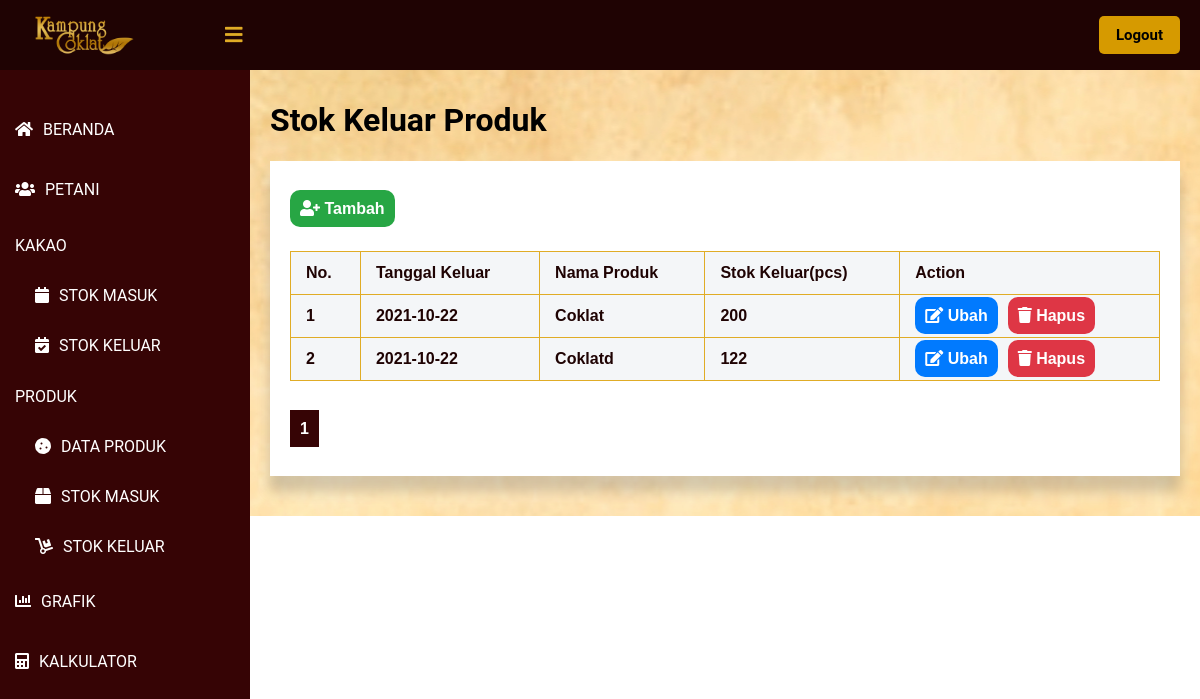
Page /public/lihat_SKP/1 (signed in) on the committed database.
### tables this page shows
CREATE TABLE `stok_keluar_produk` (
  `id_keluar_produk` int(11) NOT NULL,
  `tanggal_keluar` timestamp NOT NULL DEFAULT current_timestamp(),
  `nama_produk` int(11) NOT NULL,
  `stok_keluar` int(11) NOT NULL
);

CREATE TABLE `produk` (
  `id_produk` int(11) NOT NULL,
  `nama_produk` varchar(30) NOT NULL,
  `berat_bersih` int(11) NOT NULL,
  `harga` int(11) NOT NULL,
  `produksi_kakao_kering` int(11) NOT NULL,
  `produksi_kakao_basah` int(11) NOT NULL
);

### app/core/Controller.php (called while the page is built, shortened)
<?php
class Controller {
    public function view($view, $data = [])
    {
        require_once   '../app/views/'.$view.'.php';
    }
}
?>

### app/controllers/Lihat_SKP.php (called while the page is built, shortened)
<?php
class Lihat_SKP extends Controller {
    public function index($page)
    {
        $id_user = $_SESSION['id'];
        $user = $this->model('User_model')->getUserById($id_user);
        $data['keluar_produk'] = $this->model('SKP_model')->getList($page);
        $data['nama'] = $user['nama'];
        $this->view('lihat_SKP/index', $data);
    }
}
?>

### app/core/App.php (called while the page is built, shortened)
<?php
class App {
    protected $method = 'index';
    protected $params = [];
    public function __construct()
    {
        $url = $this->parseURL();
        if ( file_exists('../app/controllers/' . $url[0] . '.php') ) {
            unset($url[0]);
        }
        $this->controller = new $this->controller;
        if ( !empty($url) ) {
            $this->params = array_values($url);
        }
        call_user_func_array([$this->controller, $this->method], $this->params);
    }
    public function parseURL()
    {
        if ( isset($_GET['url']) ) {
            $url = rtrim($_GET['url'], '/');
            $url = filter_var($url, FILTER_SANITIZE_URL);
            $url = explode("/", $url);
            return $url;
        }
    }
}

### public/index.php (called while the page is built, shortened)
<?php
$app = new App;

### app/core/Database.php (called while the page is built, shortened)
<?php
class Database {
    private $host = DB_HOST;
    private $db_name = DB_NAME;
    private $dbh;
    private $stmt;
    public function __construct()
    {
        $dsn = 'mysql:host=' . $this->host . ';dbname=' . $this->db_name;
        try {
            $this->dbh = new PDO($dsn, 'root', '');
        } catch(PDOException $e) {
            die($e->getMessage());
        }
    }
    public function query($query)
    {
        $this->stmt = $this->dbh->prepare($query);
    }
    public function bind($param, $value, $type=null)
    {
        if ( is_null($type) ) {
            switch( true ) {
                default :
                    $type = PDO::PARAM_STR;
            }
        }
        $this->stmt->bindValue($param, $value, $type);
    }
    public function execute()
    {
        $this->stmt->execute();
    }
    public function resultSet()
    {
        $this->execute();
        return $this->stmt->fetchAll(PDO::FETCH_ASSOC);
    }
}

### app/models/SKP_model.php (called while the page is built, shortened)
<?php
class SKP_model {
    private $table = 'stok_keluar_produk';
    private $db;
    public function __construct()
    {
        $this->db = new Database;
    }
    public function getList($page)
    {
        $data = [];
        $jumlahDataSetiapPage = 10;
        $this -> db -> query("SELECT stok_keluar_produk.*, produk.nama_produk, DATE_FORMAT(tanggal_keluar, '%Y-%m-%d') AS tanggal_keluar FROM `" . $this->table . "` LEFT JOIN produk ON produk.id_produk = stok_keluar_produk.nama_produk");
        $jumlahData = $this -> db -> resultSet();
        $jumlahData = count($jumlahData);
        $jumlahPage = ceil($jumlahData / $jumlahDataSetiapPage);
        $halamanSaatIni = ( isset($page) ) ? $page : 1;
        $dataPertama = ($jumlahDataSetiapPage * $halamanSaatIni) - $jumlahDataSetiapPage;
        $this -> db -> query("SELECT stok_keluar_produk.*, produk.nama_produk, DATE_FORMAT(tanggal_keluar, '%Y-%m-%d') AS tanggal_keluar FROM `" . $this->table . "` LEFT JOIN produk ON produk.id_produk = stok_keluar_produk.nama_produk LIMIT $dataPertama, $jumlahDataSetiapPage");
        $daftarData = $this -> db -> resultSet();
        $data['list_data'] = $daftarData;
        $data['halaman_saat_ini'] = $halamanSaatIni;
        $data['jumlah_halaman'] = $jumlahPage;
        return $data;
    }
}

### app/views/lihat_SKP/index.php (the view, shortened to what this page needs)
<!DOCTYPE html>
<html lang=”en”>
<head>
	<link href="<?= BASEURL ?>/css/melihat_petani.css" rel="stylesheet" type="text/css">
    <link rel="stylesheet" href="https://cdnjs.cloudflare.com/ajax/libs/font-awesome/5.12.1/css/all.min.css">
</head>
<body>
    <header>
        <label for="check">
            <i class="fas fa-bars" id="sidebar_btn"></i>
        </label>
        <div class="left_area">
            <img src="http://localhost/KampungCoklat/public/img/Logo-Daun.png">
        </div>
        <div class="right_area">
            <a href="<?= BASEURL ?>/logout" style="color: #000; margin-left: 10px;" class="logout_btn">Logout</a>
        </div>
    </header>
    <div class="sidebar">
        <a class="menu" href="<?= BASEURL ?>/beranda"><i class="fas fa-home"></i><span>BERANDA</span></a>
        <a class="menu" href="<?= BASEURL ?>/lihat_petani/1"><i class="fas fa-users"></i><span>PETANI</span></a>
        <p class="menu2">KAKAO</p>
        <a class="sub_menu" href="<?= BASEURL ?>/lihat_stok/1"><i class="fas fa-calendar"></i><span>STOK MASUK</span></a>
        <a class="sub_menu" href="<?= BASEURL ?>/lihat_SKK/1"><i class="fas fa-calendar-check"></i><span>STOK KELUAR</span></a>
        <p class="menu2">PRODUK</p>
        <a class="sub_menu" href="<?= BASEURL ?>/lihat_produk/1"><i class="fas fa-cookie"></i><span>DATA PRODUK</span></a>
        <a class="sub_menu" href="<?= BASEURL ?>/lihat_SMP/1"><i class="fas fa-box"></i><span>STOK MASUK</span></a>
        <a class="sub_menu" href="<?= BASEURL ?>/lihat_SKP/1"><i class="fas fa-dolly"></i><span>STOK KELUAR</span></a>
        <a class="menu" href="#"><i class="fas fa-chart-bar"></i><span>GRAFIK</span></a>
        <a class="menu" href="#"><i class="fas fa-calculator"></i><span>KALKULATOR</span></a>
    </div>
    <div class="content">
        <div class="card">
            <h1>Stok Keluar Produk</h1>
        </div>
        <div class="card_table">
            <div>
                <div class="card_table1">
                    <br><br>
                    <a href="<?= BASEURL ?>/tambah_SKP" class="tambah"><i class="fas fa-user-plus"></i><span> Tambah</span></a>
                </div>
                </div>
                <div class="card_table2">
                    <table class="tabelMahasiswa" width="60%">
                        <tr>
                            <th>No.</th>
                            <th>Tanggal Keluar</th>
                            <th>Nama Produk</th>
                            <th>Stok Keluar(pcs)</th>
                            <th>Action</th>
                        </tr>
                        <?php foreach ($data['keluar_produk']['list_data'] as $key => $value) { ?>
                        <tr>
                            <th><?= ($key + 1) ?></th>
                            <th><?= $value['tanggal_keluar'] ?></th>
                            <th><?= $value['nama_produk'] ?></th>
                            <th><?= $value['stok_keluar'] ?></th>
                            <th><a class = 'edit' href = '<?= BASEURL;?>/ubah_SKP/<?= $value['id_keluar_produk']?>'><i class="fas fa-edit"></i> Ubah</a><a href="<?= BASEURL;?>/hapus_SKP/hapus/<?= $value['id_keluar_produk']?>" class="hapus"><i class="fas fa-trash"></i> Hapus</a></th>
                        </tr>
                        <?php } ?>
                    </table>
                    <br>
                    <br>
                    <?php for($p = 1; $p <= $data['keluar_produk']['jumlah_halaman']; $p++): ?>
                        <?php if($p == $data['keluar_produk']['halaman_saat_ini']): ?>
                            <a href= "<?= BASEURL ?>/lihat_SKP/<?= $p; ?>" class = 'page_aktif'><?= $p; ?></a>
                        <?php else: ?>
                            <a href= "<?= BASEURL ?>/lihat_SKP/<?= $p; ?>"  class = 'page'><?= $p; ?></a>
                        <?php endif; ?>
                    <?php endfor; ?>
                    <br>
                    <br>
                    <br>
                </div>
            </div>
        </div>
</body>
</html>

### public/css/melihat_petani.css (style rules this page uses)
body { margin: 0; padding: 0; font-family: "Roboto", sans-serif; }
header { z-index: 1; position: fixed; background: #1f0303; padding: 20px; width: calc(100% - 0%); top: 0; height: 30px; }
.left_area img { width: 120px; margin-top: -15px; }
.logout_btn { padding-left: 17px; padding-right: 17px; padding-bottom: 10px; padding-top: 10px; background: #d69a00; text-decoration: none; float: right; margin-top: -60px; margin-right: 40px; border-radius: 5px; font-size: 15px; font-weight: 600; color: #360405; transition: 0.5s; transition-property: background; }
.sidebar { z-index: 1; top: 0; background: #360405; margin-top: 70px; padding-top: 30px; position: fixed; left: 0; width: 250px; height: calc(100% - 9%); transition: 0.5s; transition-property: left; overflow-y: auto; }
.menu { color: #fff; display: block; width: 100%; line-height: 60px; text-decoration: none; padding-left: 15px; box-sizing: border-box; transition: 0.5s; transition-property: background; }
.menu2 { color: #fff; display: block; width: 100%; text-decoration: none; padding-left: 15px; box-sizing: border-box; transition: 0.5s; transition-property: background; }
.sub_menu { color: #fff; display: block; width: 100%; line-height: 50px; text-decoration: none; padding-left: 35px; box-sizing: border-box; transition: 0.5s; transition-property: background; }
.sidebar i { padding-right: 10px; }
label #sidebar_btn { z-index: 1; color: #e0ac26; position: fixed; cursor: pointer; left: 225px; font-size: 20px; margin: 5px 0; transition: 0.5s; transition-property: color; }
.content { background: url('http://localhost/KampungCoklat/public/img/bg.jpg'); background-position: center; height: auto; transition: 0.5s; width: (100% - 250px); margin-top: 60px; padding: 20px; margin-left: 250px; }
.content .card_table { box-shadow: 0 19px 38px rgba(255, 255, 255, 0.3), 0 15px 12px rgba(0,0,0,0.22); background-color: #fff; }
.tabelMahasiswa { margin-top: 10px; font-family: Arial; border-collapse: collapse; width: 100%; }
.content .card_table1 { margin: 20px; height: 50px; }
.content .card_table2 { margin-top: 40px; margin-left: 20px; margin-bottom: 20px; margin-right: 20px; }
.tambah { cursor: crosshair; text-decoration: none; background-color: #27a644; padding: 10px 10px; text-align: center; border-radius: 10px; font-family: Arial; font-weight: bold; color: white; }
.edit { text-decoration: none; background-color: #017afe; padding: 10px 10px; text-align: center; border-radius: 10px; font-family: Arial; font-weight: bold; color: white; }
.page_aktif { text-decoration: none; background-color: #360405; padding: 10px 10px; text-align: center; font-family: Arial; font-weight: bold; color: white; font-weight: bold; }
.hapus { text-decoration: none; background-color: #de3645; padding: 10px 10px; margin-left: 10px; text-align: center; border-radius: 10px; font-family: Arial; font-weight: bold; color: white; }
td, th { border: 1px solid #e0ac26; padding: 15px; }
tr:nth-child(even) { background-color: #747677; }
th { padding-top: 12px; padding-bottom: 12px; text-align: left; background-color: #f4f6f8; color: #1f0303; }

### rows in the picture
stok_keluar_produk: tanggal_keluar "2021-10-22", produk.nama_produk "Coklat", stok_keluar "200"
stok_keluar_produk: tanggal_keluar "2021-10-22", produk.nama_produk "Coklatd", stok_keluar "122"
